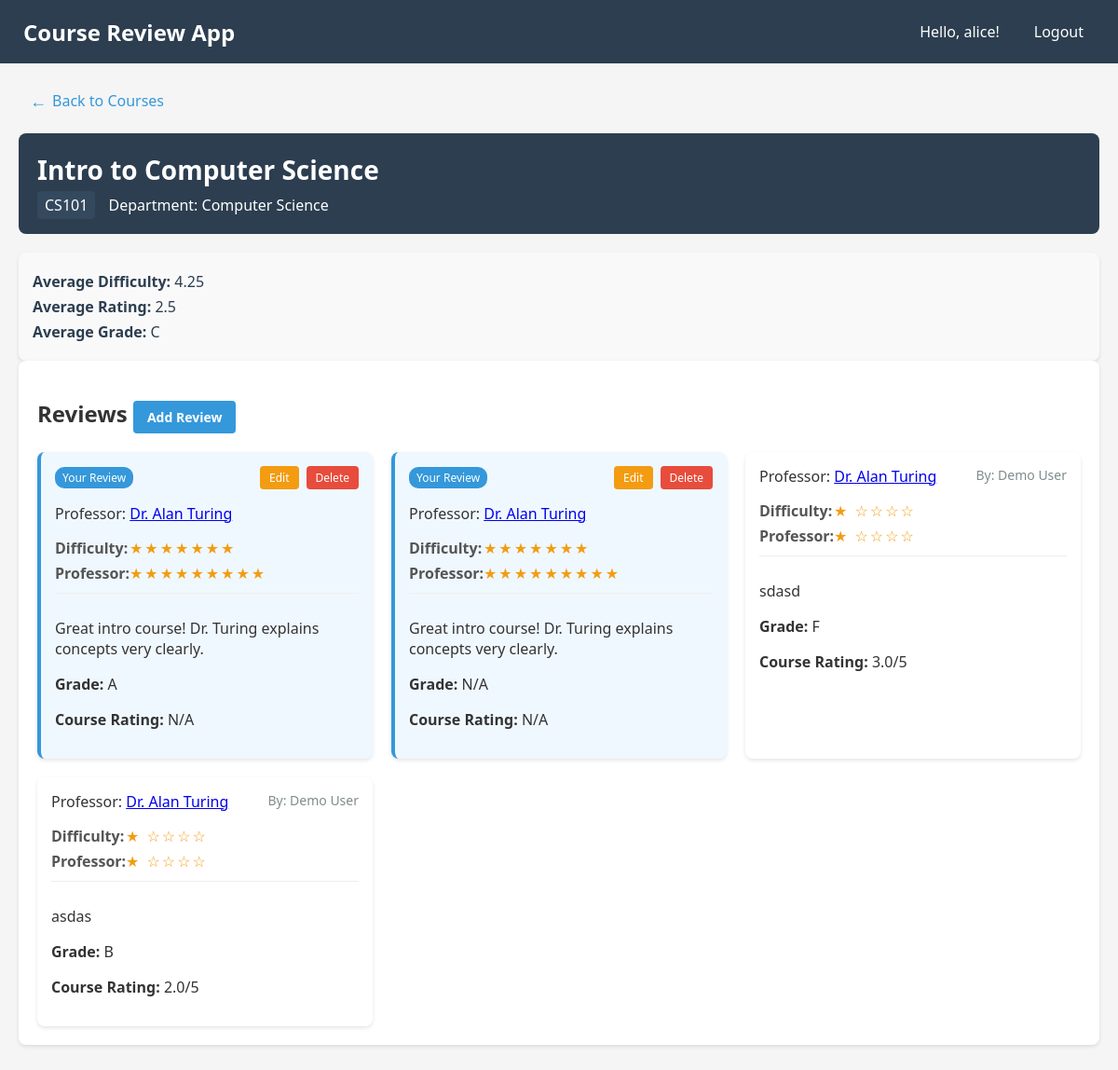
The page /course/CS101 (signed in) on the database its author committed.
### tables this page shows
CREATE TABLE courses (
    course_code TEXT PRIMARY KEY,
    course_name TEXT NOT NULL, 
    department_id TEXT NOT NULL,
    FOREIGN KEY (department_id) REFERENCES departments(department_id)
);

CREATE TABLE departments (
    department_id INTEGER PRIMARY KEY AUTOINCREMENT,
    department_name TEXT UNIQUE
);

CREATE TABLE reviews (
    review_id INTEGER PRIMARY KEY AUTOINCREMENT,
    student_id INTEGER NOT NULL,
    professor_id INTEGER,
    course_code TEXT NOT NULL,
    difficulty_rating REAL CHECK (difficulty_rating BETWEEN 0 AND 10),    
    professor_rating INTEGER,
    comments TEXT,
    created_at TIMESTAMP DEFAULT CURRENT_TIMESTAMP,
    score REAL CHECK (score BETWEEN 0 AND 100),
    course_rating REAL CHECK (course_rating BETWEEN 0 AND 5),
    FOREIGN KEY (student_id) REFERENCES students(student_id),
    FOREIGN KEY (course_code) REFERENCES courses(course_code),
    FOREIGN KEY (professor_id) REFERENCES professors(professor_id)
);

CREATE TABLE professors (
    professor_id INTEGER PRIMARY KEY AUTOINCREMENT,
    name TEXT NOT NULL
);

CREATE TABLE students (
    student_id INTEGER PRIMARY KEY,
    user_id INTEGER,
    name TEXT NOT NULL,
    academic_details TEXT,
    FOREIGN KEY (user_id) REFERENCES users(user_id)
);

### main.py (the view)
@app.route('/course/<course_code>')
@login_required
def course_detail(course_code):
    with get_db_connection() as conn:
        course = conn.execute('SELECT * FROM courses WHERE course_code = ?', (course_code,)).fetchone()
        if not course:
            abort(404)
        department = conn.execute('SELECT department_name FROM departments WHERE department_id = ?',
                                 (course['department_id'],)).fetchone()
        department_name = department['department_name'] if department else "Unknown Department"
        reviews = conn.execute('''
            SELECT r.*, p.name as professor_name, s.name as student_name,
                  (r.student_id = ?) as is_own_review, r.course_rating
            FROM reviews r
            LEFT JOIN professors p ON r.professor_id = p.professor_id
            LEFT JOIN students s ON r.student_id = s.student_id
            WHERE r.course_code = ?
            ORDER BY is_own_review DESC, r.review_id DESC
        ''', (session['user_id'], course_code)).fetchall()
        averages = conn.execute('''
            SELECT
                AVG(difficulty_rating) as avg_difficulty,
                AVG(course_rating) as avg_rating,
                AVG(score) as avg_grade
            FROM reviews
            WHERE course_code = ?
        ''', (course_code,)).fetchone()
    return render_template('course_detail.html',
                          course=course,
                          reviews=reviews,
                          department_name=department_name,
                          averages=averages)

### main.py (called while the page is built)
def login_required(view):
    @wraps(view)
    def wrapped_view(**kwargs):
        if 'user_id' not in session:
            return redirect(url_for('login'))
        return view(**kwargs)
    return wrapped_view

def get_db_connection():
    conn = sqlite3.connect('database.db')
    conn.row_factory = sqlite3.Row
    return conn

### src/templates/course_detail.html (shortened to what this page needs)
{% extends 'base.html' %}
{% block content %}
<div class="navigation">
    <a href="{{ url_for('courses') }}" class="back-btn"><i class="back-arrow">←</i> Back to Courses</a>
</div>
<div class="course-header">
    <h1>{{ course['course_name'] }}</h1>
    <div class="course-meta">
        <span class="course-code">{{ course['course_code'] }}</span>
        <span class="department">Department: <a href="{{ url_for('department_detail', department_id=course['department_id']) }}" class="department-link">{{ department_name }}</a></span>
    </div>
</div>
<div class="course-averages">
    <p><strong>Average Difficulty:</strong> {{ averages['avg_difficulty']|default('N/A') }}</p>
    <p><strong>Average Rating:</strong> {{ averages['avg_rating']|default('N/A') }}</p>
    <p><strong>Average Grade:</strong> {% if averages['avg_grade'] is not none %}{% if averages['avg_grade'] >= 90 %}A{% elif averages['avg_grade'] >= 80 %}B{% elif averages['avg_grade'] >= 70 %}C{% elif averages['avg_grade'] >= 60 %}D{% else %}F{% endif %}{% else %}N/A{% endif %}</p>
</div>
<div class="course-details">
    <h2>Reviews <a href="{{ url_for('add_review', course_code=course['course_code']) }}" class="add-review-btn">Add Review</a></h2>
    {% if reviews %}
    <div class="reviews-list">
        {% for review in reviews %}
        <div class="review-card {% if review['is_own_review'] %}own-review{% endif %}">
            {% if review['is_own_review'] %}
            <div class="review-header">
                <div class="own-review-badge">Your Review</div>
                <div class="review-actions">
                    <a href="{{ url_for('edit_review', review_id=review['review_id']) }}" class="edit-btn">Edit</a>
                    <a href="{{ url_for('delete_review', review_id=review['review_id']) }}" class="delete-btn" onclick="return confirm('Are you sure you want to delete this review?');">Delete</a>
                </div>
            </div>
            {% endif %}
            <div class="review-meta">
                <span class="professor-name">Professor: <a href="{{ url_for('professor_detail', professor_id=review['professor_id']) }}">{{ review['professor_name'] or 'Unknown' }}</a></span>
                {% if not review['is_own_review'] %}
                <span class="student-name">By: {{ review['student_name'] }}</span>
                {% endif %}
            </div>
            <div class="review-ratings">
                <div class="rating"><span>Difficulty:</span>
                    <div class="stars">
                        {% for i in range(review['difficulty_rating']|int) %}★{% endfor %}
                        {% for i in range(5 - review['difficulty_rating']|int) %}☆{% endfor %}
                    </div>
                </div>
                <div class="rating"><span>Professor:</span>
                    <div class="stars">
                        {% for i in range(review['professor_rating']|int) %}★{% endfor %}
                        {% for i in range(5 - review['professor_rating']|int) %}☆{% endfor %}
                    </div>
                </div>
            </div>
            <div class="review-comments">
                <p>{{ review['comments'] }}</p>
                <p><strong>Grade:</strong> {% if review['score'] is not none %}{% if review['score'] >= 90 %}A{% elif review['score'] >= 80 %}B{% elif review['score'] >= 70 %}C{% elif review['score'] >= 60 %}D{% else %}F{% endif %}{% else %}N/A{% endif %}</p>
                <p><strong>Course Rating:</strong> {% if review['course_rating'] is not none %}{{ review['course_rating'] }}/5{% else %}N/A{% endif %}</p>
            </div>
        </div>
        {% endfor %}
    </div>
    {% else %}
    <p class="no-reviews">No Reviews Yet</p>
    {% endif %}
</div>
{% endblock %}

### src/style.css (style rules this page uses)
body { background-color: white; color: black; font-family: sans-serif; margin: 0; }

### src/templates/course_detail.html (style rules this page uses)
.navigation { margin-bottom: 15px; }
.back-btn { display: inline-flex; align-items: center; color: #3498db; text-decoration: none; font-weight: 500; padding: 8px 12px; border-radius: 4px; transition: all 0.2s ease; }
.back-arrow { margin-right: 6px; font-size: 18px; }
.course-header { background-color: #2c3e50; color: white; padding: 20px; border-radius: 8px; margin-bottom: 20px; }
.course-header h1 { margin: 0; font-size: 28px; }
.course-meta { margin-top: 8px; font-size: 16px; }
.course-code { background-color: #34495e; padding: 4px 8px; border-radius: 4px; margin-right: 10px; }
.course-averages { margin-top: 15px; padding: 15px; background-color: #f9f9f9; border-radius: 8px; box-shadow: 0 2px 4px rgba(0, 0, 0, 0.1); }
.course-averages p { margin: 5px 0; font-size: 16px; color: #2c3e50; }
.course-details { background-color: white; border-radius: 8px; padding: 20px; margin-bottom: 25px; box-shadow: 0 2px 4px rgba(0,0,0,0.1); }
.add-review-btn { display: inline-block; background-color: #3498db; color: white; padding: 8px 15px; border-radius: 4px; text-decoration: none; font-size: 14px; transition: background-color 0.3s; }
.reviews-list { display: grid; grid-template-columns: repeat(auto-fill, minmax(300px, 1fr)); gap: 20px; }
.review-card { background-color: white; border-radius: 8px; padding: 15px; box-shadow: 0 2px 4px rgba(0,0,0,0.1); position: relative; }
.review-card.own-review { background-color: #f0f8ff; border-left: 4px solid #3498db; }
.review-header { display: flex; justify-content: space-between; align-items: center; margin-bottom: 15px; }
.own-review-badge { background-color: #3498db; color: white; font-size: 12px; padding: 3px 8px; border-radius: 10px; }
.review-actions { display: flex; gap: 8px; }
.edit-btn { background-color: #f39c12; color: white; padding: 4px 10px; border-radius: 4px; font-size: 12px; text-decoration: none; transition: background-color 0.3s; }
.delete-btn { background-color: #e74c3c; color: white; padding: 4px 10px; border-radius: 4px; font-size: 12px; text-decoration: none; transition: background-color 0.3s; }
.review-meta { display: flex; justify-content: space-between; margin-bottom: 15px; flex-wrap: wrap; }
.student-name { font-size: 14px; color: #7f8c8d; }
.review-ratings { margin-bottom: 10px; }
.rating { display: flex; align-items: center; margin-bottom: 5px; }
.rating span { width: 80px; font-weight: bold; color: #555; }
.stars { color: #f39c12; letter-spacing: 2px; }
.review-comments { padding-top: 10px; border-top: 1px solid #eee; }
.department-link { color: white; text-decoration: none; }

### src/templates/base.html (style rules this page uses)
body { margin: 0; padding: 0; font-family: 'Segoe UI', Tahoma, Geneva, Verdana, sans-serif; background-color: #f5f5f5; color: #333; }

### rows shown on the page
courses: course_name "Intro to Computer Science", course_code "CS101"
departments: department_name "Computer Science"
reviews: name "Dr. Alan Turing", comments "Great intro course! Dr. Turing explains concepts very clearly.", score "A", shows "N/A"
reviews: name "Dr. Alan Turing", comments "Great intro course! Dr. Turing explains concepts very clearly.", shows "N/A"
reviews: name "Dr. Alan Turing", student_name "Demo User", difficulty_rating 1 (drawn), professor_rating 1 (drawn), comments "sdasd", score "F", course_rating "3.0"
reviews: name "Dr. Alan Turing", student_name "Demo User", difficulty_rating 1 (drawn), professor_rating 1 (drawn), comments "asdas", score "B", course_rating "2.0"

### other values the page prints
{{ session['username'] }} "alice"
{{ averages['avg_difficulty']|default('N/A') }} "4.25"
{{ averages['avg_rating']|default('N/A') }} "2.5"
